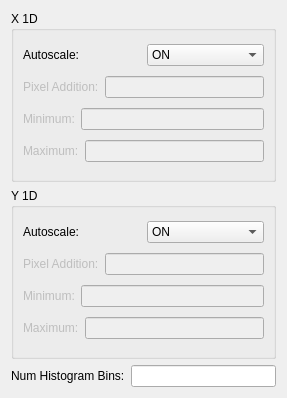
<?xml version="1.0" encoding="UTF-8"?>
<ui version="4.0">
 <class>CentroidPlotsConfigForm</class>
 <widget class="QWidget" name="CentroidPlotsConfigForm">
  <property name="geometry">
   <rect>
    <x>0</x>
    <y>0</y>
    <width>287</width>
    <height>398</height>
   </rect>
  </property>
  <property name="windowTitle">
   <string>Form</string>
  </property>
  <layout class="QGridLayout" name="gridLayout">
   <item row="0" column="0">
    <widget class="QGroupBox" name="xCentroidGroupBox">
     <property name="title">
      <string>X 1D</string>
     </property>
     <layout class="QVBoxLayout" name="verticalLayout_2">
      <item>
       <layout class="QHBoxLayout" name="horizontalLayout_9">
        <item>
         <widget class="QLabel" name="autoscaleXLabel">
          <property name="text">
           <string>Autoscale:</string>
          </property>
         </widget>
        </item>
        <item>
         <widget class="QComboBox" name="autoscaleXComboBox">
          <property name="currentIndex">
           <number>2</number>
          </property>
          <item>
           <property name="text">
            <string>OFF</string>
           </property>
          </item>
          <item>
           <property name="text">
            <string>PARTIAL</string>
           </property>
          </item>
          <item>
           <property name="text">
            <string>ON</string>
           </property>
          </item>
         </widget>
        </item>
       </layout>
      </item>
      <item>
       <layout class="QHBoxLayout" name="horizontalLayout_8">
        <item>
         <widget class="QLabel" name="pixelAdditionXLabel">
          <property name="enabled">
           <bool>false</bool>
          </property>
          <property name="text">
           <string>Pixel Addition:</string>
          </property>
         </widget>
        </item>
        <item>
         <widget class="QLineEdit" name="pixelAdditionXLineEdit">
          <property name="enabled">
           <bool>false</bool>
          </property>
         </widget>
        </item>
       </layout>
      </item>
      <item>
       <layout class="QHBoxLayout" name="horizontalLayout_5">
        <item>
         <widget class="QLabel" name="minXLimitLabel">
          <property name="enabled">
           <bool>false</bool>
          </property>
          <property name="text">
           <string>Minimum:</string>
          </property>
         </widget>
        </item>
        <item>
         <widget class="QLineEdit" name="minXLimitLineEdit">
          <property name="enabled">
           <bool>false</bool>
          </property>
         </widget>
        </item>
       </layout>
      </item>
      <item>
       <layout class="QHBoxLayout" name="horizontalLayout_4">
        <item>
         <widget class="QLabel" name="maxXLimitLabel">
          <property name="enabled">
           <bool>false</bool>
          </property>
          <property name="text">
           <string>Maximum:</string>
          </property>
         </widget>
        </item>
        <item>
         <widget class="QLineEdit" name="maxXLimitLineEdit">
          <property name="enabled">
           <bool>false</bool>
          </property>
         </widget>
        </item>
       </layout>
      </item>
     </layout>
    </widget>
   </item>
   <item row="1" column="0">
    <widget class="QGroupBox" name="yCentroidGroupBox">
     <property name="title">
      <string>Y 1D</string>
     </property>
     <layout class="QVBoxLayout" name="verticalLayout">
      <item>
       <layout class="QHBoxLayout" name="horizontalLayout_3">
        <item>
         <widget class="QLabel" name="autoscaleYLabel">
          <property name="text">
           <string>Autoscale:</string>
          </property>
         </widget>
        </item>
        <item>
         <widget class="QComboBox" name="autoscaleYComboBox">
          <property name="currentIndex">
           <number>2</number>
          </property>
          <item>
           <property name="text">
            <string>OFF</string>
           </property>
          </item>
          <item>
           <property name="text">
            <string>PARTIAL</string>
           </property>
          </item>
          <item>
           <property name="text">
            <string>ON</string>
           </property>
          </item>
         </widget>
        </item>
       </layout>
      </item>
      <item>
       <layout class="QHBoxLayout" name="horizontalLayout_6">
        <item>
         <widget class="QLabel" name="pixelAdditionYLabel">
          <property name="enabled">
           <bool>false</bool>
          </property>
          <property name="text">
           <string>Pixel Addition:</string>
          </property>
         </widget>
        </item>
        <item>
         <widget class="QLineEdit" name="pixelAdditionYLineEdit">
          <property name="enabled">
           <bool>false</bool>
          </property>
         </widget>
        </item>
       </layout>
      </item>
      <item>
       <layout class="QHBoxLayout" name="horizontalLayout_2">
        <item>
         <widget class="QLabel" name="minYLimitLabel">
          <property name="enabled">
           <bool>false</bool>
          </property>
          <property name="text">
           <string>Minimum:</string>
          </property>
         </widget>
        </item>
        <item>
         <widget class="QLineEdit" name="minYLimitLineEdit">
          <property name="enabled">
           <bool>false</bool>
          </property>
         </widget>
        </item>
       </layout>
      </item>
      <item>
       <layout class="QHBoxLayout" name="horizontalLayout">
        <item>
         <widget class="QLabel" name="maxYLimitLabel">
          <property name="enabled">
           <bool>false</bool>
          </property>
          <property name="text">
           <string>Maximum:</string>
          </property>
         </widget>
        </item>
        <item>
         <widget class="QLineEdit" name="maxYLimitLineEdit">
          <property name="enabled">
           <bool>false</bool>
          </property>
         </widget>
        </item>
       </layout>
      </item>
     </layout>
    </widget>
   </item>
   <item row="2" column="0">
    <layout class="QHBoxLayout" name="horizontalLayout_7">
     <item>
      <widget class="QLabel" name="numHistoBinsLabel">
       <property name="text">
        <string>Num Histogram Bins:</string>
       </property>
      </widget>
     </item>
     <item>
      <widget class="QLineEdit" name="numHistoBinsLineEdit"/>
     </item>
    </layout>
   </item>
  </layout>
  <zorder>yCentroidGroupBox</zorder>
  <zorder>xCentroidGroupBox</zorder>
 </widget>
 <resources/>
 <connections/>
</ui>
